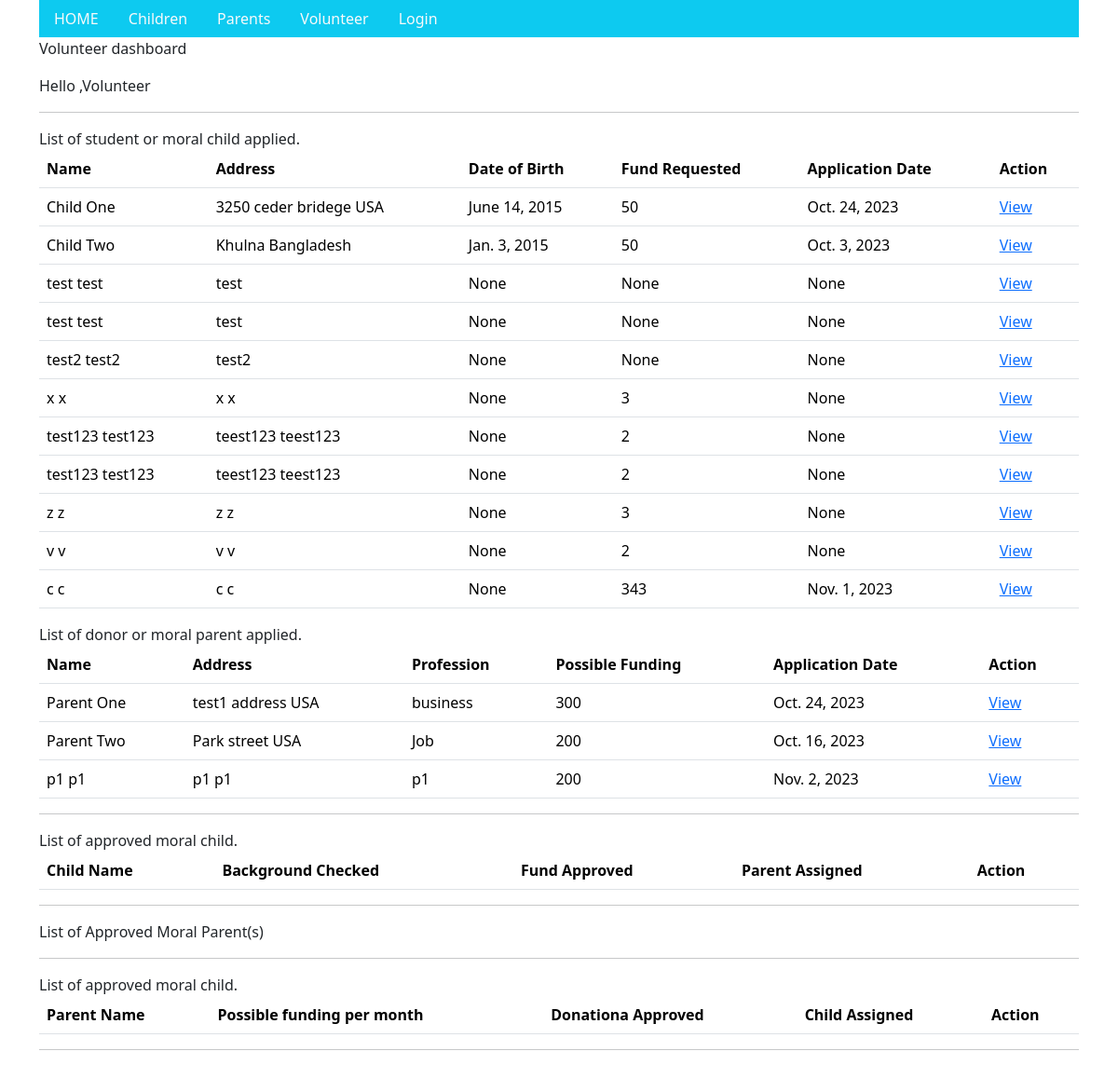
/volunteers/1, run on an earlier commit of the app's database.
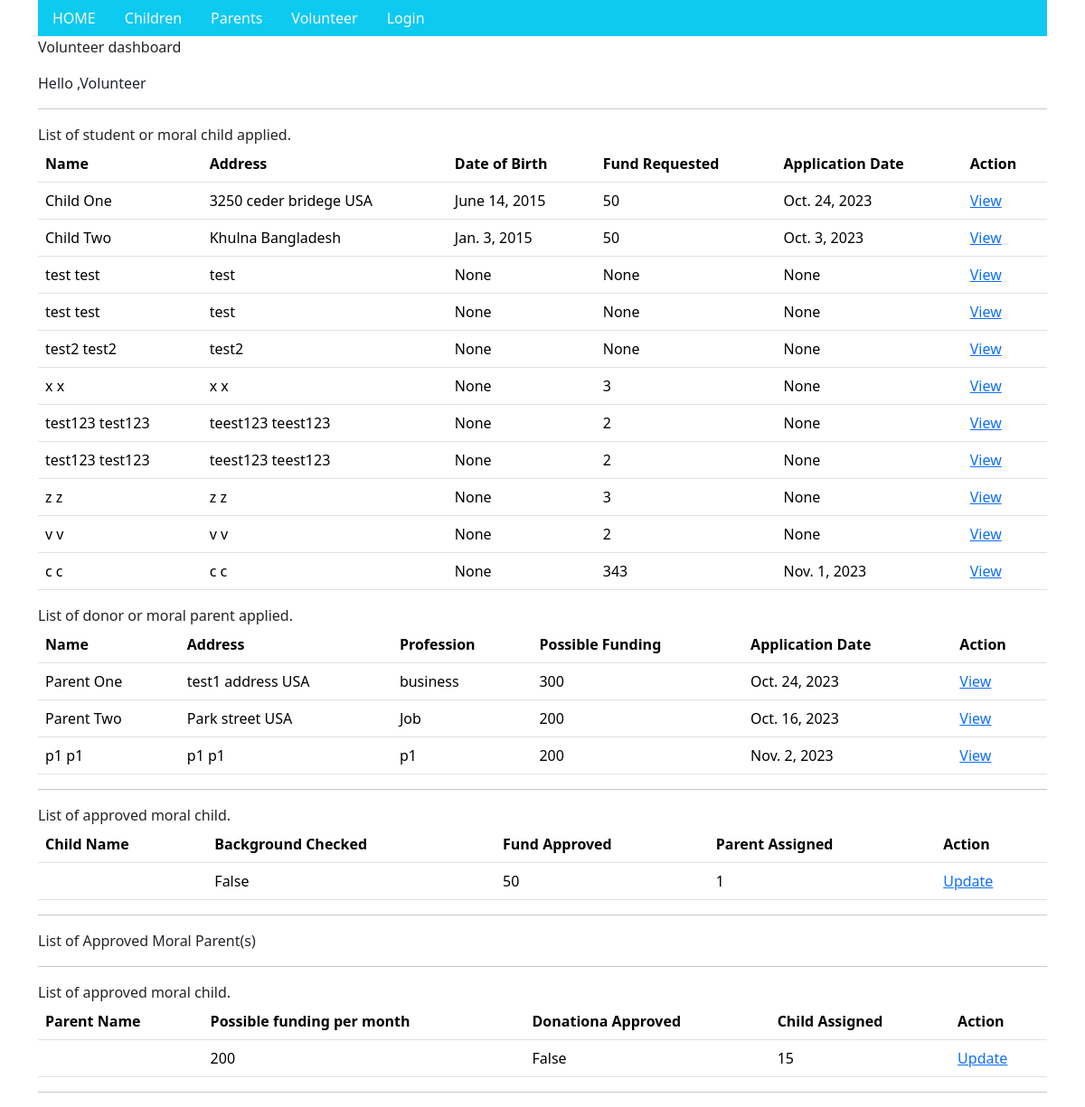
And on a later commit of the database.
### child/models.py (models this page shows, shortened)
class Child(models.Model):
    firstname = models.CharField(max_length=255)
    lastname = models.CharField(max_length=255)
    address = models.CharField(max_length=255, blank=True)
    zip_code = models.CharField(max_length=20, blank=True)
    state = models.CharField(max_length=100, blank=True)
    country = models.CharField(max_length=100, blank=True)
    phone = models.CharField(max_length=50)
    email = models.CharField(max_length=60)
    date_of_birth = models.DateField(null=True, blank=True)
    photo = models.ImageField(null=True, blank=True, upload_to="documents/")
    school_name = models.CharField(max_length=200, blank=True)
    school_address = models.CharField(max_length=200, blank=True)
    school_zip = models.CharField(max_length=20, blank=True)
    desription = models.TextField(max_length=800, blank=True)
    fund_request_amount = models.IntegerField(null=True, blank=True)
    fund_request_months = models.IntegerField(null=True, blank=True)
    fund_approved_amount = models.IntegerField(null=True, blank=True)
    fund_approved_months = models.IntegerField(null=True, blank=True)
    background_cheking = models.BooleanField(default=False)
    background_check_comment = models.CharField(max_length=400, null=True, blank=True)
    application_date = models.DateField(null=True, blank=True, default=datetime.date.today)
    application_approval_date = models.DateField(null=True, blank=True)
    isRemoved = models.BooleanField(default=False)
    login_id = models.CharField(max_length=100, null=True, blank=True)
    supporting_document1 = models.ImageField(null=True, blank=True, upload_to="documents/")
    supporting_document2 = models.ImageField(null=True, blank=True, upload_to="documents/")

class ListofMoralChild(models.Model):
    fund_approved = models.IntegerField(null=True, blank=True)
    child_id = models.ForeignKey(Child, default=1, verbose_name="Child Name", on_delete=models.SET_DEFAULT)
    background_checked = models.BooleanField(null=True, default=False)
    approved = models.BooleanField(null=True, default=False)
    comments = models.TextField(max_length=400, null=True, blank=True )
    parent_id = models.CharField(max_length=100, null=True, blank=True)

### parent/models.py (models this page shows, shortened)
class Parent(models.Model):
    firstname = models.CharField(max_length=255)
    lastname = models.CharField(max_length=255)
    address = models.CharField(max_length=255, blank=True)
    zip_code = models.CharField(max_length=20, blank=True)
    state = models.CharField(max_length=100, blank=True)
    country = models.CharField(max_length=100, blank=True)
    profession = models.CharField(max_length=50, blank=True)
    photo = models.ImageField(null=True, blank=True, upload_to="documents/")
    phone = models.CharField(max_length=50)
    email = models.CharField(max_length=60)
    desription = models.TextField(max_length=400, blank=True)
    possible_funding = models.IntegerField(null=True, blank=True)
    background_cheking = models.BooleanField(default=False)
    background_check_comment = models.CharField(max_length=400, null=True, blank=True)
    application_date = models.DateField(null=True, blank=True, default=datetime.date.today)
    application_approval_date = models.DateField(null=True, blank=True)
    isRemoved = models.BooleanField(default=False)
    login_id = models.CharField(max_length=100, blank=True)
    supporting_document1 = models.ImageField(null=True, blank=True, upload_to="documents/")
    supporting_document2 = models.ImageField(null=True, blank=True, upload_to="documents/")

class ListofMoralParent(models.Model):
    possible_funding = models.IntegerField(null=True, blank=True)
    parent_id = models.ForeignKey(Parent, default=1, verbose_name="Parent Name", on_delete=models.SET_DEFAULT)
    background_checked = models.BooleanField(null=True, default=False)
    approved = models.BooleanField(null=True, default=False)
    comments = models.TextField(max_length=400, null=True, blank=True )
    child_id = models.CharField(max_length=100, null=True, blank=True)

### volunteer/views.py (the view)
# urls.py: path('volunteers/<int:id>', views.volunteers, name='Volunteers'),
def volunteers(request, id):
    login_id = 'volunteer1'
    volunteer = Volunteer.objects.get(id=id)
    all_children = Child.objects.all().values()
    all_parents = Parent.objects.all().values()
    all_children_approved = ListofMoralChild.objects.all().values()
    all_parents_approved = ListofMoralParent.objects.all().values()
    context = {
        'volunteer' : volunteer,
        'all_children' : all_children,
        'all_parents' : all_parents,
        'all_children_approved' : all_children_approved,
        'all_parents_approved' : all_parents_approved
    }
    return render(request,"dashboard_volunteer.html", context)

### volunteer/templates/dashboard_volunteer.html (shortened to what this page needs)
{% extends "base.html" %}
{% block content %}
<div class="container">
    <ul class="nav bg-info">
      <li class="nav-item">
        <a class="nav-link link-light" href="/">HOME</a>
      </li>
      <li class="nav-item">
        <a class="nav-link link-light" href="/children/1">Children</a>
      </li>
      <li class="nav-item">
        <a class="nav-link link-light" href="/parents/1">Parents</a>
      </li>
      <li class="nav-item">
        <a class="nav-link link-light" href="/volunteers/1">Volunteer</a>
      </li>
      <li class="nav-item">
        <a class="nav-link link-light" href="/children/login/">Login</a>
      </li>
    </ul>
    <p> Volunteer dashboard</p>
    <p> Hello ,{{volunteer.firstname}}</p>
    <hr>
    List of student or moral child applied.
    <table class="table">
      <thead>
        <tr>
          <th scope="col">Name</th>
          <th scope="col">Address</th>
          <th scope="col">Date of Birth</th>
          <th scope="col">Fund Requested</th>
          <th scope="col">Application Date</th>
          <th scope="col">Action</th>
        </tr>
      </thead>
      <tbody>
          {% for x in all_children %}
        <tr>
          <td>{{x.firstname}} {{x.lastname}}</td>
          <td>{{x.address}} {{x.country}}</td>
          <td>{{x.date_of_birth}}</td>
          <td>{{x.fund_request_amount}}</td>
          <td>{{x.application_date}}</td>
          <td> <a href="{% url 'child_detail' x.id %}"> View </a></td>
        </tr>
        {% endfor%}
      </tbody>
    </table>
    List of donor or moral parent applied.
    <table class="table">
      <thead>
        <tr>
          <th scope="col">Name</th>
          <th scope="col">Address</th>
          <th scope="col">Profession</th>
          <th scope="col">Possible Funding</th>
          <th scope="col">Application Date</th>
          <th scope="col">Action</th>
        </tr>
      </thead>
      <tbody>
          {% for x in all_parents %}
        <tr>
          <td>{{x.firstname}} {{x.lastname}}</td>
          <td>{{x.address}} {{x.country}}</td>
          <td>{{x.profession}}</td>
          <td>{{x.possible_funding}}</td>
          <td>{{x.application_date}}</td>
          <td> <a href="{% url 'parent_detail' x.id %}"> View </a></td>
        </tr>
        {% endfor%}
      </tbody>
    </table>
    <hr>
    List of approved moral child.
    <table class="table">
      <thead>
        <tr>
          <th scope="col">Child Name</th>
          <th scope="col">Background Checked</th>
          <th scope="col">Fund Approved</th>
          <th scope="col">Parent Assigned</th>
          <th scope="col">Action</th>
        </tr>
      </thead>
      <tbody>
          {% for x in all_children_approved %}
        <tr>
          <td>{{x.child_id}} </td>
          <td>{{x.background_checked}}</td>
          <td>{{x.fund_approved}}</td>
          <td>{{x.parent_id}}</td>
          <td> <a href="{% url 'parent_detail' x.id %}"> Update </a></td>
        </tr>
        {% endfor%}
      </tbody>
    </table>
    <hr>
    List of Approved Moral Parent(s)
    <hr>
    List of approved moral child.
    <table class="table">
      <thead>
        <tr>
          <th scope="col">Parent Name</th>
          <th scope="col">Possible funding per month</th>
          <th scope="col">Donationa Approved</th>
          <th scope="col">Child Assigned</th>
          <th scope="col">Action</th>
        </tr>
      </thead>
      <tbody>
          {% for x in all_parents_approved %}
        <tr>
          <td>{{x.parent_id}} </td>
          <td>{{x.possible_funding}}</td>
          <td>{{x.approved}}</td>
          <td>{{x.child_id}}</td>
          <td> <a href="{% url 'parent_detail' x.id %}"> Update </a></td>
        </tr>
        {% endfor%}
      </tbody>
    </table>
    <hr>
    {% endblock %}

What changed in the data, as far as the page shows it:
added ListofMoralChild: background_checked "False", fund_approved "50", parent_id "1"
added ListofMoralParent: possible_funding "200", approved "False", child_id "15"
